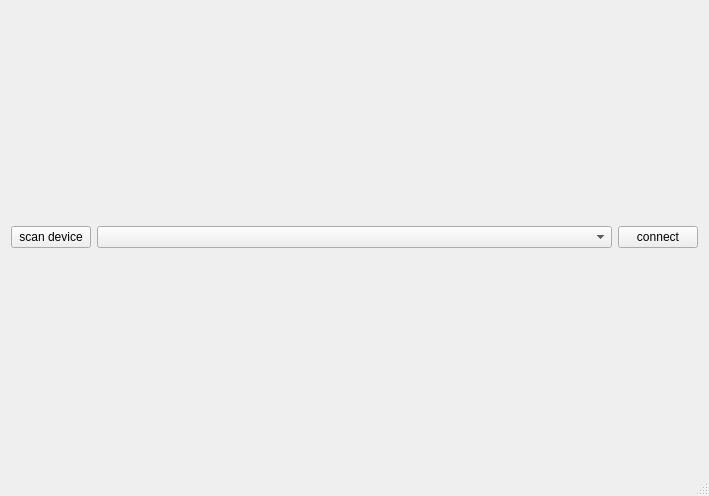
<?xml version="1.0" encoding="UTF-8"?>
<ui version="4.0">
 <class>MainWindow</class>
 <widget class="QMainWindow" name="MainWindow">
  <property name="geometry">
   <rect>
    <x>0</x>
    <y>0</y>
    <width>709</width>
    <height>496</height>
   </rect>
  </property>
  <property name="windowTitle">
   <string>MainWindow</string>
  </property>
  <widget class="QWidget" name="centralWidget">
   <layout class="QVBoxLayout" name="verticalLayout_2">
    <item>
     <layout class="QVBoxLayout" name="verticalLayout" stretch="0,10">
      <item>
       <layout class="QHBoxLayout" name="horizontalLayout" stretch="0,3,0">
        <item>
         <widget class="QPushButton" name="scan_device">
          <property name="text">
           <string>scan device</string>
          </property>
         </widget>
        </item>
        <item>
         <widget class="QComboBox" name="device_list"/>
        </item>
        <item>
         <widget class="QPushButton" name="connect_to_device">
          <property name="text">
           <string>connect</string>
          </property>
         </widget>
        </item>
       </layout>
      </item>
      <item>
       <layout class="QVBoxLayout" name="container"/>
      </item>
     </layout>
    </item>
   </layout>
  </widget>
  <widget class="QStatusBar" name="statusBar"/>
 </widget>
 <layoutdefault spacing="6" margin="11"/>
 <resources/>
 <connections/>
</ui>
